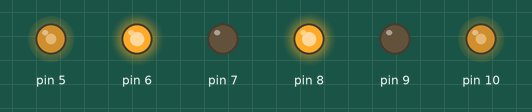
Simulated run of this sketch. Board: Arduino Uno, built with avr-gcc and run on an emulated ATmega328P. Shown: output pins drawn as LEDs (lit = HIGH).

Above: at 0.05 s.
At 0.8 s:
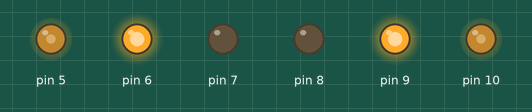
At 1.6 s:
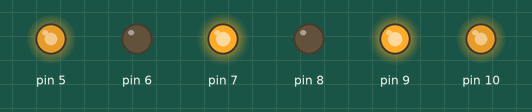
At 3.15 s:
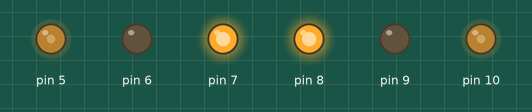
Timing chart, 0 to 7.4 s (numbered marks = the images above):
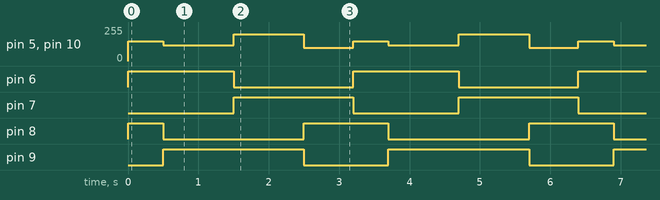

Measured:
- by itself, pin 5, pin 10: repeats every 3.2 s: 120/255 1.0 s, 200/255 1.0 s, 100/255 0.70 s, 150/255 0.50 s
- by itself, pin 6: alternates HIGH for 1.5 s and LOW for 1.7 s
- by itself, pin 7: alternates HIGH for 1.7 s and LOW for 1.5 s
- by itself, pin 8: repeats every 3.2 s: LOW 2.0 s, HIGH 1.2 s
- by itself, pin 9: alternates HIGH for 2.0 s and LOW for 1.2 s

The sketch:

chayxe.ino
```cpp
void setup() {
  pinMode(6, OUTPUT);
   pinMode(7, OUTPUT);
     pinMode(8, OUTPUT);
       pinMode(9, OUTPUT);
}
void loop() {
digitalWrite(6, 1);
digitalWrite(7, 0);
digitalWrite(8, 1);
digitalWrite(9, 0);
analogWrite(5,150);
analogWrite(10,150);


delay(500);
digitalWrite(6, 1);
digitalWrite(7, 0);
digitalWrite(8, 0);
digitalWrite(9, 1);
analogWrite(5,120);
analogWrite(10,120);


delay(1000);
digitalWrite(6, 0);
digitalWrite(7, 1);
digitalWrite(8, 0);
digitalWrite(9, 1);
analogWrite(5,200);
analogWrite(10,200);


delay(1000);
digitalWrite(6, 0);
digitalWrite(7, 1);
digitalWrite(8, 1);
digitalWrite(9, 0);
analogWrite(5,100);
analogWrite(10,100);


delay(700);
}
```
